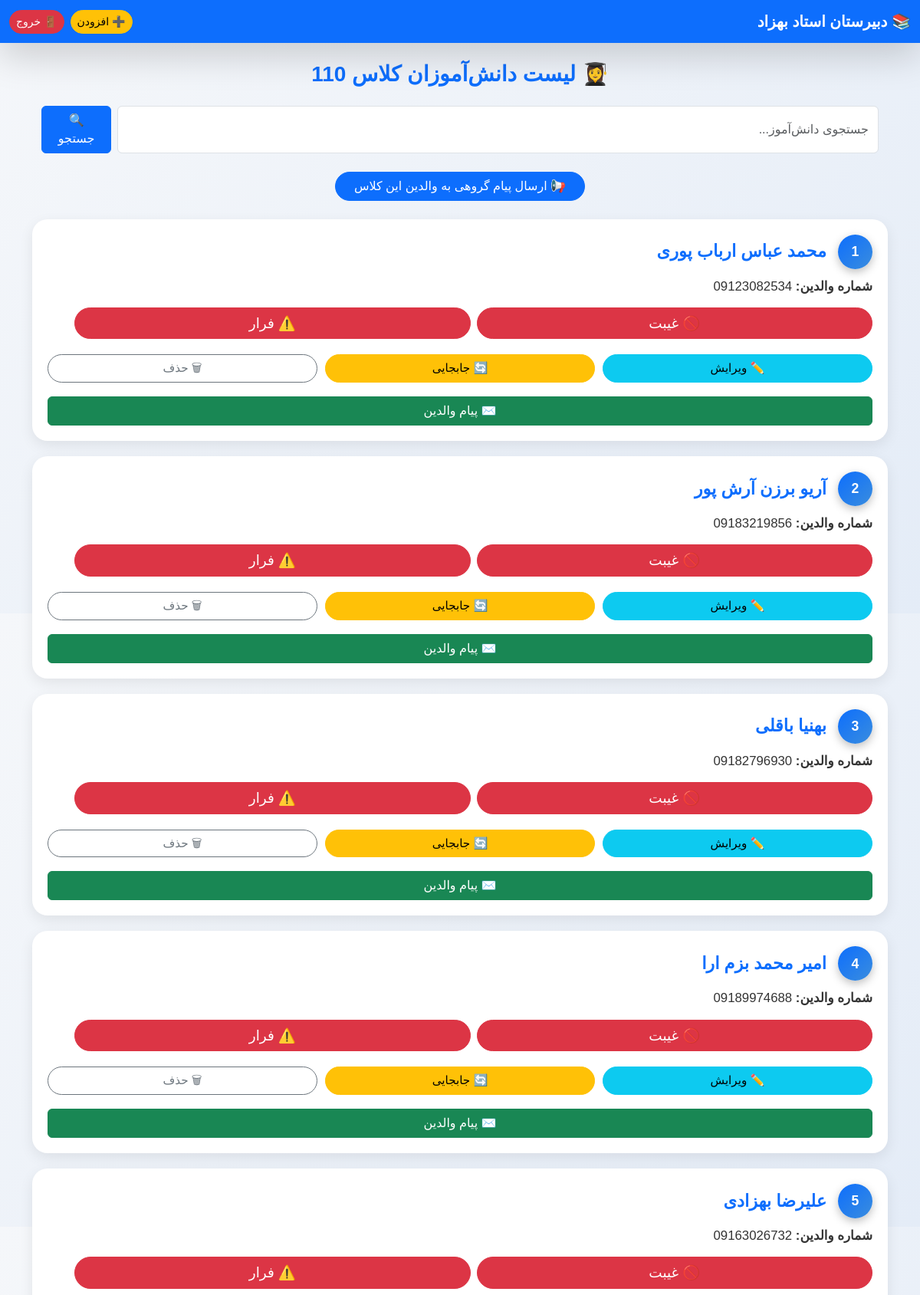
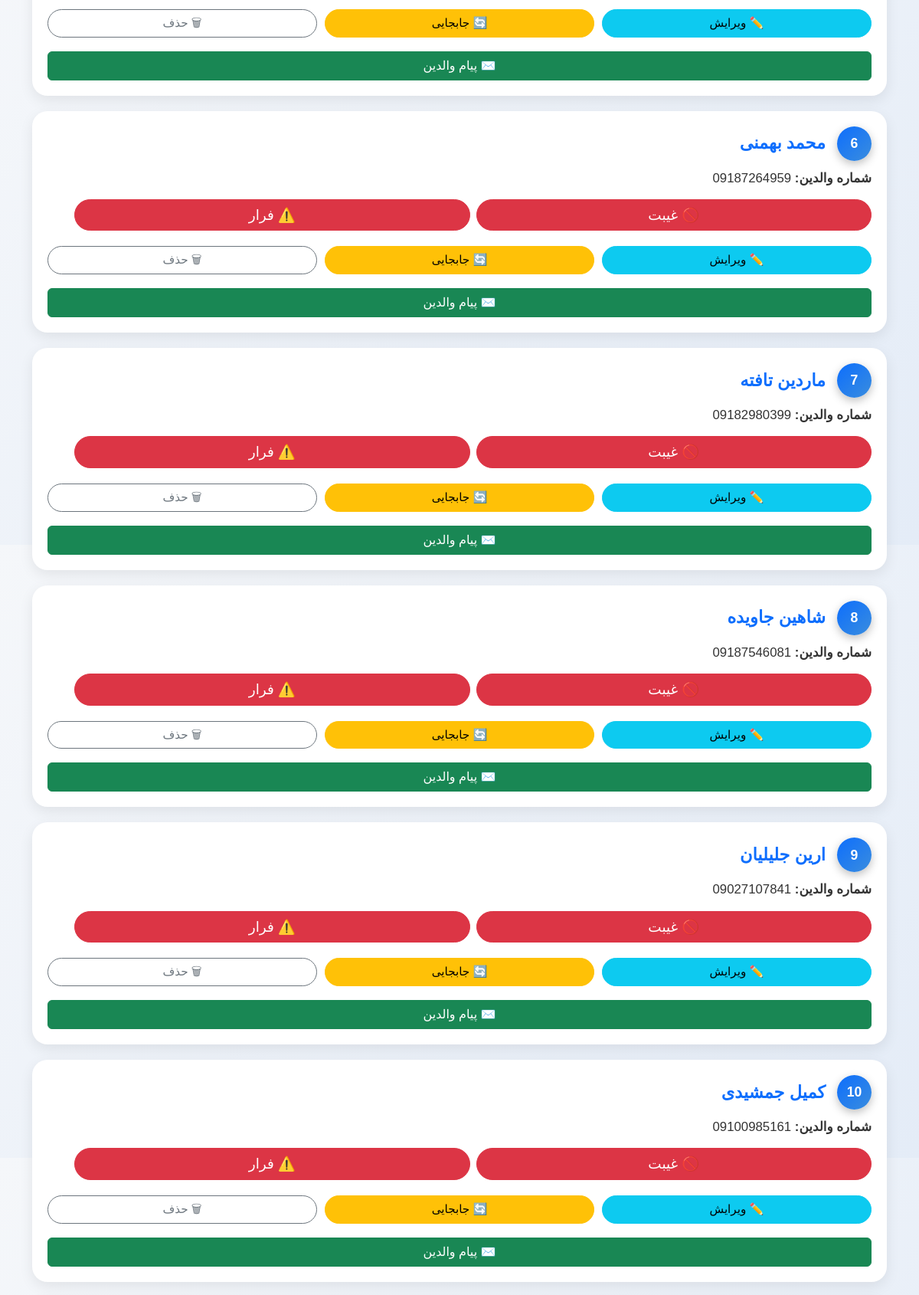
Screenshot of /class/4 (signed in, upper part) with the database file from the repository (2 pictures, top to bottom).
### app.py (models this page shows)
class Class(db.Model):
    id = db.Column(db.Integer, primary_key=True)
    name = db.Column(db.String(50), unique=True, nullable=False)
    students = db.relationship("Student", backref="class_", lazy=True, cascade="all, delete")

class Student(db.Model):
    id = db.Column(db.Integer, primary_key=True)
    firstname = db.Column(db.String(50), nullable=False)
    lastname = db.Column(db.String(50), nullable=False)
    parent_number = db.Column(db.String(20), nullable=False)
    class_id = db.Column(db.Integer, db.ForeignKey("class.id"), nullable=False)
    attendances = db.relationship("Attendance", backref="student", lazy=True, cascade="all, delete")

### app.py (the view)
@app.route("/class/<int:class_id>")
@login_required
def view_class(class_id):
    class_ = Class.query.get_or_404(class_id)
    search_query = request.args.get("search", "").strip()
    query = Student.query.filter_by(class_id=class_id)
    if search_query:
        query = query.filter(
            (Student.firstname.ilike(f"%{search_query}%")) |
            (Student.lastname.ilike(f"%{search_query}%"))
        )
    def farsi_sort_key(text):
        alphabet = "اآبپتثجچحخدذرزسشصضطظعغفقکگلمنوهی"
        order = {ch: i for i, ch in enumerate(alphabet)}
        return [order.get(ch, len(alphabet)) for ch in text]
    students = query.all()
    students = sorted(students, key=lambda s: (farsi_sort_key(s.lastname), farsi_sort_key(s.firstname)))
    return render_template("class_detail.html", class_=class_, students=students)

### app.py (called while the page is built)
def login_required(f):
    from functools import wraps
    @wraps(f)
    def decorated_function(*args, **kwargs):
        if not session.get('logged_in'):
            return redirect(url_for('login'))
        return f(*args, **kwargs)
    return decorated_function

### templates/class_detail.html (shortened to what this page needs)
<!DOCTYPE html>
<html lang="fa">
<head>
  <link href="https://cdn.jsdelivr.net/npm/bootstrap@5.3.2/dist/css/bootstrap.rtl.min.css" rel="stylesheet">
</head>
<body dir="rtl">
<nav class="navbar navbar-expand-lg navbar-dark bg-primary shadow-lg">
  <div class="container-fluid">
    <a class="navbar-brand fw-bold fs-5" href="/">📚 دبیرستان استاد بهزاد</a>
    <div class="d-flex ms-auto">
      <a href="{{ url_for('add_student', class_id=class_.id) }}" class="btn btn-warning btn-sm rounded-pill">➕ افزودن</a>
      <a href="{{ url_for('logout') }}" class="btn btn-danger btn-sm rounded-pill ms-2">🚪 خروج</a>
    </div>
  </div>
</nav>
<div class="container mt-4">
  <h3 class="text-center mb-4 text-primary fw-bold">👩‍🎓 لیست دانش‌آموزان کلاس {{ class_.name }}</h3>
  <div class="container mb-4">
    <form method="get" action="{{ url_for('view_class', class_id=class_.id) }}" class="d-flex gap-2">
      <input type="text" name="search" class="form-control" placeholder="جستجوی دانش‌آموز..." value="{{ request.args.get('search', '') }}">
      <button type="submit" class="btn btn-primary">🔍 جستجو</button>
    </form>
  </div>
  <div class="text-center mb-4">
    <a href="{{ url_for('send_class_message', class_id=class_.id) }}" class="btn btn-primary rounded-pill px-4">
      📢 ارسال پیام گروهی به والدین این کلاس
    </a>
  </div>
  {% if students %}
    {% for student in students %}
    <div class="student-card" id="student-card-{{ student.id }}">
      <div class="student-row">
        <div class="student-index">{{ loop.index }}</div>
        <div class="student-name">{{ student.firstname }} {{ student.lastname }}</div>
      </div>
      <div class="student-info"><strong>شماره والدین:</strong> {{ student.parent_number }}</div>
      <div class="d-flex gap-2 mb-2">
        <button class="btn btn-danger btn-absent" onclick="markAbsent('{{ url_for('absent', student_id=student.id) }}', this)">🚫 غیبت</button>
        <button class="btn btn-danger btn-escape" onclick="markEscape('{{ url_for('escape', student_id=student.id) }}', this)">⚠️ فرار</button>
      </div>
      <div class="action-row">
        <a href="{{ url_for('edit_student', id=student.id) }}" class="btn btn-info">✏️ ویرایش</a>
        <a href="#" class="btn btn-warning" onclick="openTransferModal({{ student.id }}, '{{ student.firstname }} {{ student.lastname }}')">🔄 جابجایی</a>
        <a href="{{ url_for('delete_student', id=student.id) }}"
           class="btn btn-outline-secondary"
           onclick="return confirm('آیا مطمئنید می‌خواهید حذف کنید؟');">🗑 حذف</a>
      </div>
      <button class="btn btn-success w-100 mt-2" onclick="openMessagePanel('{{ student.parent_number }}')">✉️ پیام والدین</button>
    </div>
    {% endfor %}
  {% else %}
    <p class="text-muted text-center">هیچ دانش‌آموزی در این کلاس ثبت نشده است.</p>
  {% endif %}
</div>
</body>
</html>

### templates/class_detail.html (style rules this page uses)
body { background: linear-gradient(135deg, #f5f7fa, #e4ecf7); font-family: "Vazirmatn", Tahoma, sans-serif; padding-bottom: 50px; overflow-x: hidden; }
.student-card { border-radius: 20px; background: #fff; padding: 20px; margin-bottom: 20px; box-shadow: 0 6px 18px rgba(0,0,0,0.08); transition: all 0.3s ease; max-width: 100%; box-sizing: border-box; }
.student-row { display: flex; align-items: center; gap: 15px; flex-wrap: wrap; margin-bottom: 10px; }
.student-index { width: 45px; height: 45px; background: linear-gradient(135deg, #0d6efd, #3a8dde); color: #fff; font-weight: bold; font-size: 1.1rem; display: flex; justify-content: center; align-items: center; border-radius: 50%; box-shadow: 0 4px 12px rgba(0,0,0,0.25); flex-shrink: 0; }
.student-name { font-size: 1.4rem; font-weight: 600; color: #0d6efd; word-break: break-word; }
.student-info { font-size: 1.05rem; margin-bottom: 15px; color: #333; word-break: break-word; }
.btn-absent, .btn-escape, .action-row a, .action-row button { border-radius: 50px; transition: 0.3s; font-weight: 500; max-width: 100%; box-sizing: border-box; }
.btn-absent, .btn-escape { width: 48%; margin-bottom: 12px; font-size: 1.15rem; }
.btn-escape { background-color: #dc3545; color: #fff; }
.action-row { display: flex; justify-content: space-between; gap: 10px; margin-bottom: 10px; flex-wrap: wrap; }
.action-row a, .action-row button { flex: 1 1 30%; font-size: 0.95rem; }

### rows the page displays
Class: name "110"
Student: firstname "محمد عباس", lastname "ارباب پوری", parent_number "09123082534"
Student: firstname "آریو برزن", lastname "آرش پور", parent_number "09183219856"
Student: firstname "بهنیا", lastname "باقلی", parent_number "09182796930"
Student: firstname "امیر محمد", lastname "بزم ارا", parent_number "09189974688"
Student: firstname "علیرضا", lastname "بهزادی", parent_number "09163026732"
Student: firstname "محمد", lastname "بهمنی", parent_number "09187264959"
Student: firstname "ماردین", lastname "تافته", parent_number "09182980399"
Student: firstname "شاهین", lastname "جاویده", parent_number "09187546081"
Student: firstname "ارین", lastname "جلیلیان", parent_number "09027107841"
Student: firstname "کمیل", lastname "جمشیدی", parent_number "09100985161"
